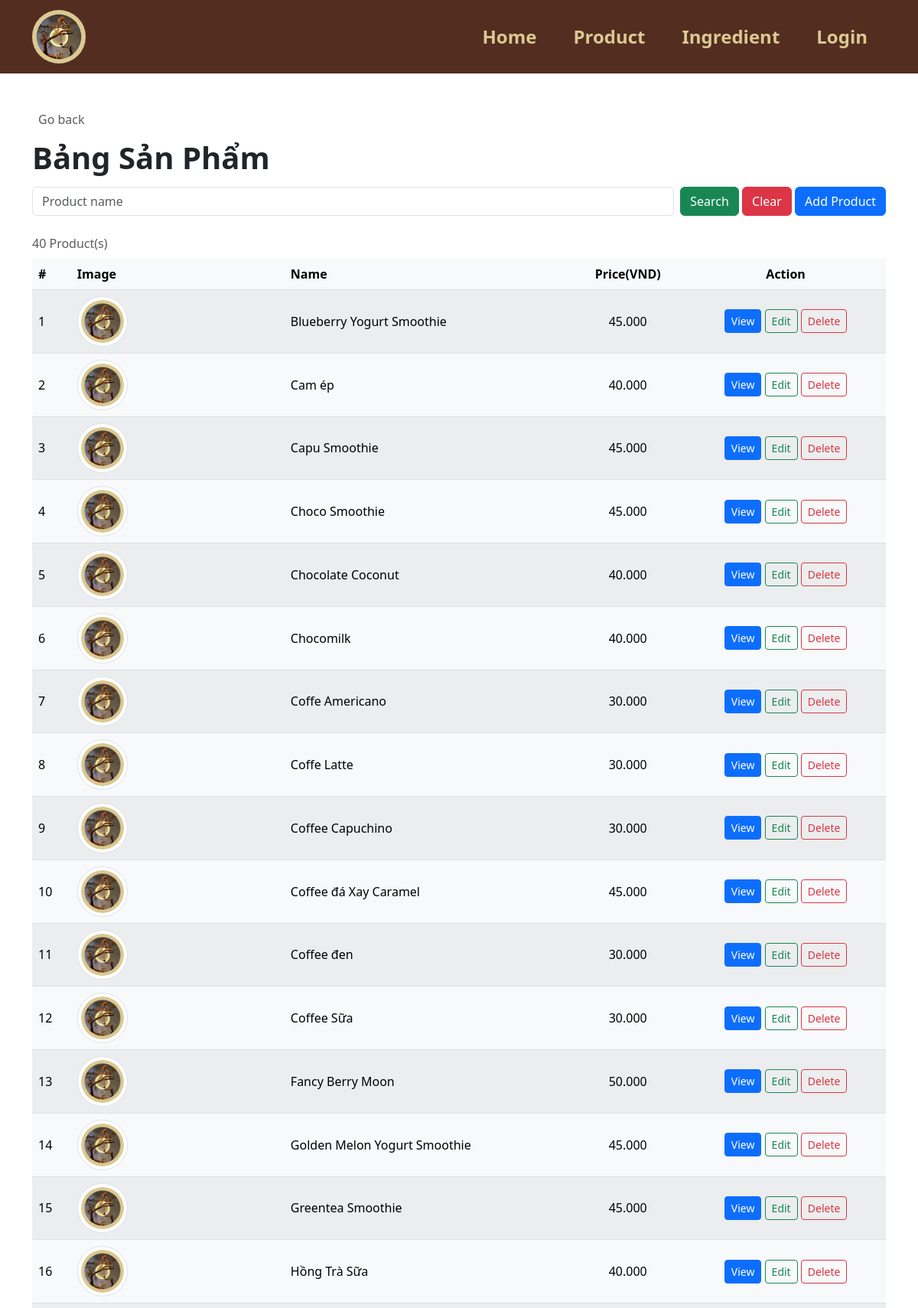
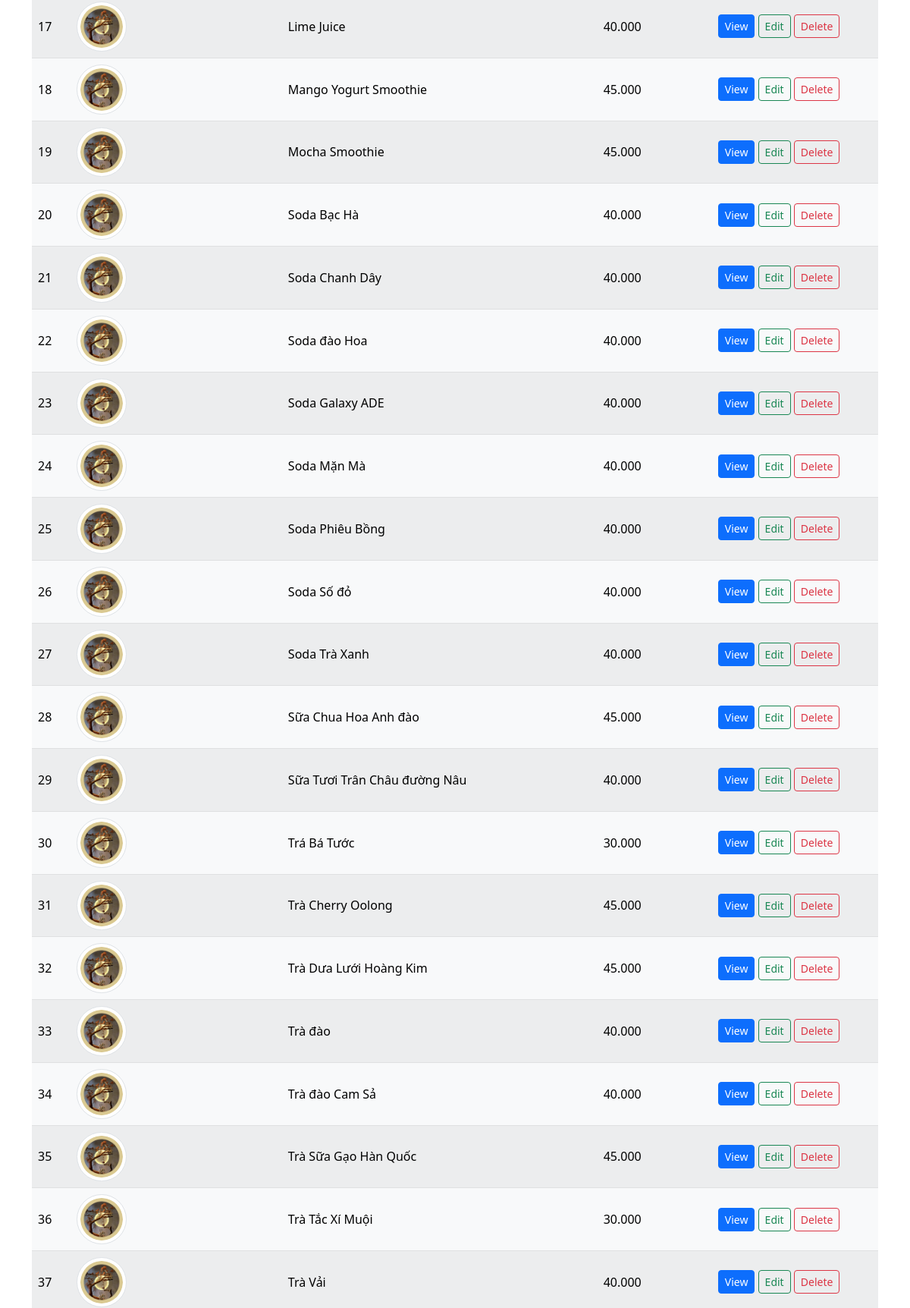
The page /product.php (upper part) on the database its author committed (2 pictures, top to bottom).
### tables this page shows
CREATE TABLE `product` (
  `p_id` int(100) NOT NULL COMMENT 'id sản phẩm',
  `p_name` varchar(255) NOT NULL COMMENT 'tên sản phẩm ',
  `p_price` int(255) NOT NULL COMMENT 'giá sản phẩm'
);

### product.php (the view, shortened to what this page needs)
<!DOCTYPE html>
<html lang="en">
<head>
    <?php
    include("conn_db.php");
    include("head.php");
    ?>
</head>
<body>
    <?php
    include("header.php");
    ?>
    <div class="container pt-5">
        <nav aria-label="breadcrumb">
            <a class="nav nav-item text-decoration-none text-muted mb-2" href="#" onclick="history.back();">
                <i class="bi bi-arrow-left-square me-2"></i>Go back
            </a>
        </nav>
        <div class="fs-1 text-start fw-bold my-2"><span>Bảng Sản Phẩm</span></div>
        <form class="form-floating mb-3" method="GET" action="product.php">
            <div class="row g-2">
                <div class="col">
                    <input type="text" class="form-control" id="p_name" name="p_name" placeholder="Product name"
                        <?php if (isset($_GET["search"])) { ?>value="<?php echo $_GET["p_name"]; ?>" <?php } ?>>
                </div>
                <div class="col-auto">
                    <button type="submit" name="search" value="1" class="btn btn-success">Search</button>
                    <button type="reset" class="btn btn-danger"
                        onclick="javascript: window.location='product.php'">Clear</button>
                    <a href="product_add.php?p_value=1" class="btn btn-primary">Add Product</a>
                </div>
            </div>
        </form>
        <?php
        if (!isset($_GET["search"])) {
            $search_query = "SELECT * FROM product ORDER BY p_name ASC";
        } else {
            $search_fn = $_GET["p_name"];
            $search_query = "SELECT * FROM product WHERE p_name LIKE '%{$search_fn}%' ORDER BY p_name ASC";
        }
        $result = $mysqli->query($search_query);
        $row_num = $result->num_rows;
        if ($row_num == 0) {
            ?>
            <div class="row">
                <div class="col mt-2 ms-2 p-2 bg-danger text-white rounded text-start">
                    <svg xmlns="http://www.w3.org/2000/svg" width="16" height="16" fill="currentColor"
                        class="bi bi-x-circle ms-2" viewBox="0 0 16 16">
                        <path d="M8 15A7 7 0 1 1 8 1a7 7 0 0 1 0 14zm0 1A8 8 0 1 0 8 0a8 8 0 0 0 0 16z" />
                        <path
                            d="M4.646 4.646a.5.5 0 0 1 .708 0L8 7.293l2.646-2.647a.5.5 0 0 1 .708.708L8.707 8l2.647 2.646a.5.5 0 0 1-.708.708L8 8.707l-2.646 2.647a.5.5 0 0 1-.708-.708L7.293 8 4.646 5.354a.5.5 0 0 1 0-.708z" />
                    </svg><span class="ms-2 mt-2">No product found!</span>
                    <a href="product.php" class="text-white">Clear Search Result</a>
                </div>
            </div>
        <?php } else { ?>
        <table class="mt-2 table table-hover rounded-5 table-light table-striped table-hover align-middle caption-top mb-5">
            <caption>
                <?php echo $row_num; ?> Product(s)
            </caption>
            <thead class="bg-light">
                <tr>
                    <th scope="col-1">#</th>
                    <th scope="col-3">Image</th>
                    <th scope="col-4">Name</th>
                    <th class="text-center" scope="col">Price(VND)</th>
                    <th class="text-center" scope="col">Action</th>
                </tr>
            </thead>
            <tbody>
                <?php $i = 1;
                while ($row = $result->fetch_array()) { ?>
                    <tr>
                        <td>
                            <?php echo $i++; ?>
                        </td>
                        <td class="w-25"><img src="img/logo.png" class="img-thumbnail rounded-circle w-25" ></td>
                        <td>
                            <?php echo $row["p_name"];?>
                        </td>
                        <td class="text-center">
                            <?php echo number_format($row["p_price"], "0", ",", "."); ?>
                        </td>
                        <td class="text-center">
                            <a href="product_view.php?p_id=<?php echo $row["p_id"] ?>"
                                class="btn btn-sm btn-primary">View</a>
                            <a href="product_edit.php?p_id=<?php echo $row["p_id"] ?>"
                                class="btn btn-sm btn-outline-success">Edit</a>
                            <a href="product_delete.php?p_id=<?php echo $row["p_id"] ?>&value=1"
                                class="btn btn-sm btn-outline-danger">Delete</a>
                        </td>
                    </tr>
                <?php } } ?>
            </tbody>
        </table>
    </div>
</body>
</html>

### rows shown on the page
product: p_name "Blueberry Yogurt Smoothie", p_price "45.000"
product: p_name "Cam ép", p_price "40.000"
product: p_name "Capu Smoothie", p_price "45.000"
product: p_name "Choco Smoothie", p_price "45.000"
product: p_name "Chocolate Coconut", p_price "40.000"
product: p_name "Chocomilk", p_price "40.000"
product: p_name "Coffe Americano", p_price "30.000"
product: p_name "Coffe Latte", p_price "30.000"
product: p_name "Coffee Capuchino", p_price "30.000"
product: p_name "Coffee đá Xay Caramel", p_price "45.000"
product: p_name "Coffee đen", p_price "30.000"
product: p_name "Coffee Sữa", p_price "30.000"
product: p_name "Fancy Berry Moon", p_price "50.000"
product: p_name "Golden Melon Yogurt Smoothie", p_price "45.000"
product: p_name "Greentea Smoothie", p_price "45.000"
product: p_name "Hồng Trà Sữa", p_price "40.000"
product: p_name "Lime Juice", p_price "40.000"
product: p_name "Mango Yogurt Smoothie", p_price "45.000"
product: p_name "Mocha Smoothie", p_price "45.000"
product: p_name "Soda Bạc Hà", p_price "40.000"
product: p_name "Soda Chanh Dây", p_price "40.000"
product: p_name "Soda đào Hoa", p_price "40.000"
product: p_name "Soda Galaxy ADE", p_price "40.000"
product: p_name "Soda Mặn Mà", p_price "40.000"
product: p_name "Soda Phiêu Bồng", p_price "40.000"
product: p_name "Soda Số đỏ", p_price "40.000"
product: p_name "Soda Trà Xanh", p_price "40.000"
product: p_name "Sữa Chua Hoa Anh đào", p_price "45.000"
product: p_name "Sữa Tươi Trân Châu đường Nâu", p_price "40.000"
product: p_name "Trá Bá Tước", p_price "30.000"
product: p_name "Trà Cherry Oolong", p_price "45.000"
product: p_name "Trà Dưa Lưới Hoàng Kim", p_price "45.000"
product: p_name "Trà đào", p_price "40.000"
product: p_name "Trà đào Cam Sả", p_price "40.000"
product: p_name "Trà Sữa Gạo Hàn Quốc", p_price "45.000"
product: p_name "Trà Tắc Xí Muội", p_price "30.000"
product: p_name "Trà Vải", p_price "40.000"

### other values the page prints
$row_num "40"
